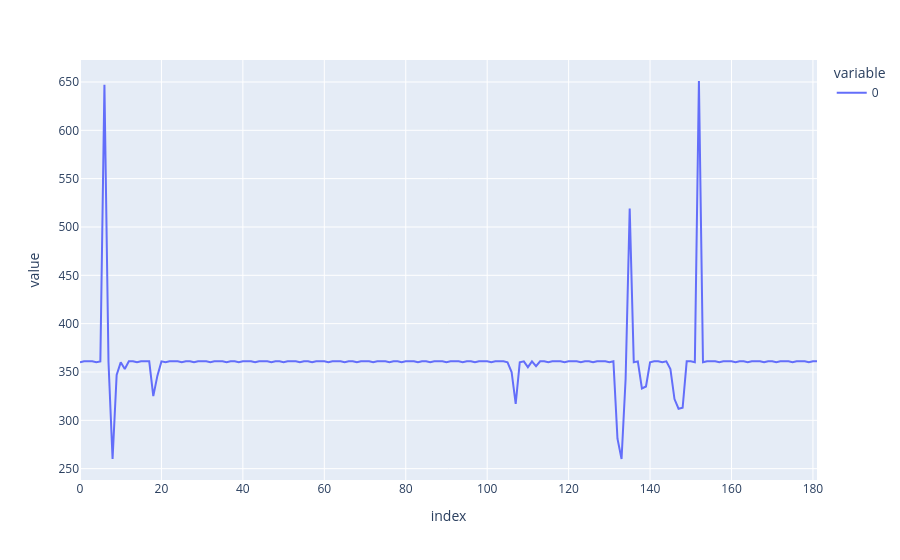

The notebook cell saved with this chart:
### Code cell
crossings = np.where(np.logical_and(angle[:-1] % 360 <= 5, angle[1:] % 360 > 5))[0]
px.line(np.diff(crossings[int(len(crossings) * 0.7) : int(len(crossings) * 0.9)]))

### Figure 1 — Plotly figure (JSON) as saved in the notebook; plotly's stock layout.template omitted (floating-point values rounded to 4 significant figures; data arrays with more than 128 entries replaced by an {"elided": "..."} marker saying what was removed)
{"data": [{"hovertemplate": "variable=0<br>index=%{x}<br>value=%{y}<extra></extra>", "legendgroup": "0", "line": {"color": "#636efa", "dash": "solid"}, "marker": {"symbol": "circle"}, "mode": "lines", "name": "0", "orientation": "v", "showlegend": true, "type": "scatter", "x": {"elided": "182 int values"}, "xaxis": "x", "y": {"elided": "182 int values"}, "yaxis": "y"}], "layout": {"legend": {"title": {"text": "variable"}, "tracegroupgap": 0}, "margin": {"t": 60}, "xaxis": {"anchor": "y", "domain": [0, 1], "title": {"text": "index"}}, "yaxis": {"anchor": "x", "domain": [0, 1], "title": {"text": "value"}}}}
